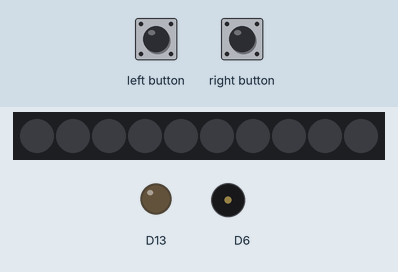
Recording of a sketch running on a simulated Adafruit Circuit Playground Express. On the bench: 10 RGB LEDs in strip order, left to right, output pins drawn as LEDs (lit = HIGH), buzzer (waves = sounding). Inputs (shaded band) come from the test bench. Dim RGB values are drawn brighter than linear.

Above: at 1.2 s.
1.3 s: left button pressed for 0.15 s
At 1.7 s:
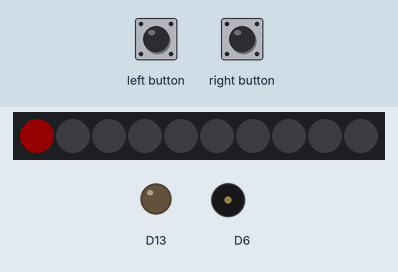
4.3 s: right button pressed for 0.15 s
At 5.0 s:
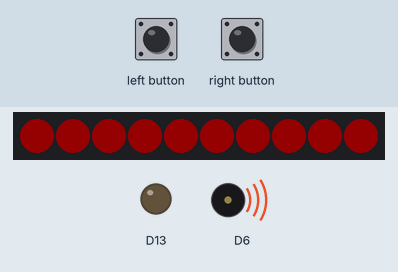
7.4 s: left button pressed for 1 s
At 8.3 s:
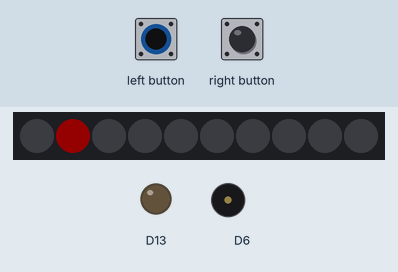
Timing chart, 0 to 17.0 s (numbered marks = the images above; inputs shaded):
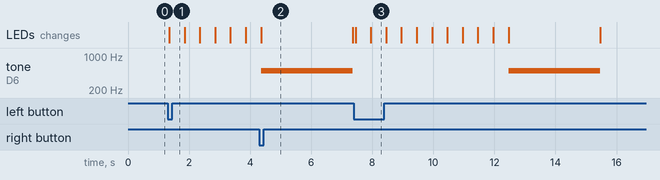

The sketch:

gamepolished.ino
```cpp
#include <Adafruit_CircuitPlayground.h>

#define NUM_PIXELS 10

int currentPixel = 0;
int direction = 1;
int level = 1;
int speed = 500;
int hits = 0;

enum GameState { START,
                 PLAY,
                 LEVEL_UP,
                 WIN,
                 GAME_OVER };
GameState gameState = START;

volatile bool leftButtonPressed = false;
volatile bool rightButtonPressed = false;

void setup() {
  CircuitPlayground.begin();
  Serial.begin(9600);
  resetGame();

  attachInterrupt(digitalPinToInterrupt(4), leftButtonISR, FALLING);
  attachInterrupt(digitalPinToInterrupt(5), rightButtonISR, FALLING);
}

void resetGame() {
  currentPixel = 0;
  direction = 1;
  level = 1;
  speed = 500;
  hits = 0;
  leftButtonPressed = false;
  rightButtonPressed = false;
  CircuitPlayground.clearPixels();
  gameState = START;
}

void loop() {
  switch (gameState) {
    case START:
      if (leftButtonPressed) {
        gameState = PLAY;
        hits = 0;
        leftButtonPressed = false;
        delay(50);
      }
      break;

    case PLAY:
      playGame();
      break;

    case LEVEL_UP:
      levelUp();
      break;

    case WIN:
      showWin();
      break;

    case GAME_OVER:
      showGameOver();
      break;
  }
}

void playGame() {
  CircuitPlayground.clearPixels();
  CircuitPlayground.setPixelColor(currentPixel, 255, 0, 0);
  CircuitPlayground.strip.show();
  delay(speed);

  if (currentPixel == 0  && direction == -1) {
    if (leftButtonPressed) {
      direction = 1;
      hits++;
      leftButtonPressed = false;
      delay(50);
    } else {
      gameState = GAME_OVER;
    }
  } else if (currentPixel == NUM_PIXELS - 1  && direction == 1) {
    if (rightButtonPressed) {
      direction = -1;
      hits++;
      rightButtonPressed = false;
      delay(50);
    } else {
      gameState = GAME_OVER;
    }
  } else {
    if (leftButtonPressed || rightButtonPressed) {
      gameState = GAME_OVER;
    }
  }

  if (hits >= 5) {
    gameState = LEVEL_UP;
  } else {
    currentPixel += direction;
    if (currentPixel < 0) currentPixel = 0;
    if (currentPixel >= NUM_PIXELS) currentPixel = NUM_PIXELS - 1;
  }
}

void levelUp() {
  if (level < 5) {
    level++;
    speed -= 100;
    hits = 0;
    gameState = PLAY;
  } else {
    gameState = WIN;
  }
}

void showWin() {
  for (int i = 0; i < 10; i++) {
    CircuitPlayground.setPixelColor(i, 0, 255, 0);
  }
  CircuitPlayground.strip.show();
  CircuitPlayground.playTone(5000, 3000);
  resetGame();
}

void showGameOver() {
  for (int i = 0; i < 10; i++) {
    CircuitPlayground.setPixelColor(i, 255, 0, 0);
  }
  CircuitPlayground.strip.show();
  CircuitPlayground.playTone(500, 3000);
  resetGame();
}

void leftButtonISR() {
  leftButtonPressed = true;
}

void rightButtonISR() {
  rightButtonPressed = true;
}
```

Measured:
- after the input at 1.3 s, the LEDs: change after 0.05 s (image 1)
- after the input at 4.3 s, tone on D6: silent → 500 Hz after 0.06 s instead of 2.1 s
- after the input at 7.4 s, tone on D6: silent → 500 Hz after 5.1 s, → silent 3.0 s later; the LEDs: first change after 0.05 s (image 3 shows a later state)
